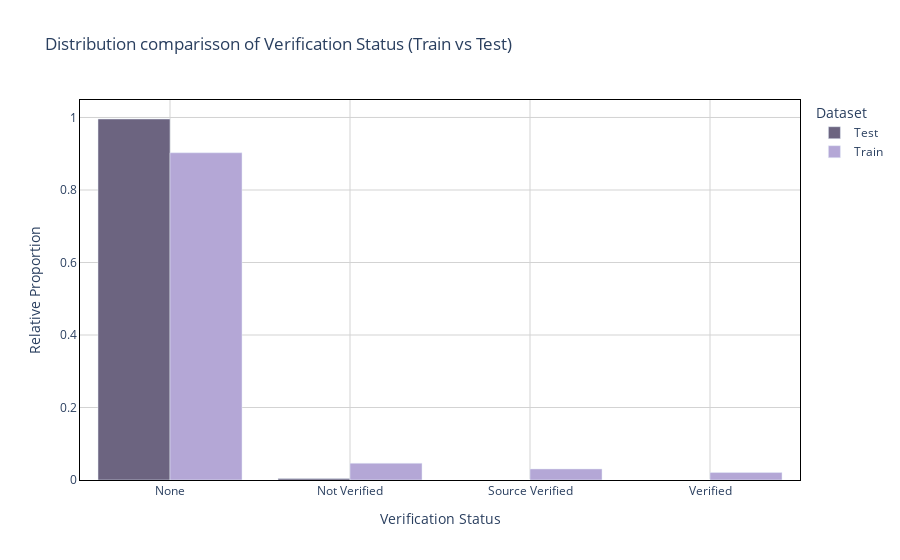

Notebook code cell kept with this figure:
### Code cell
fig = utils_plot.plot_comparative_distribution_plotly(
    df_train,
    df_test,
    column_name='verification_status_joint',
    plot_type='bar', 
    bins=30,        
    color_discrete_sequence=[  '#b4a7d6',  '#6c6480'],
    title_suffix=" - Verification Status (Train vs Test)"
)

if fig:
    
    fig.update_layout(
        xaxis_title="Verification Status", 
        yaxis_title="Relative Proportion",      
        legend_title="Dataset" ,     
        title= 'Distribution comparisson of Verification Status (Train vs Test)'
    )


    fig.show()

### Figure 1 — Plotly figure (JSON) as saved in the notebook; plotly's stock layout.template omitted (floating-point values rounded to 4 significant figures)
{"data": [{"alignmentgroup": "True", "hovertemplate": "Dataset=Test<br>verification_status_joint=%{x}<br>Proportion=%{y}<extra></extra>", "legendgroup": "Test", "marker": {"color": "#6c6480", "pattern": {"shape": ""}}, "name": "Test", "offsetgroup": "Test", "orientation": "v", "showlegend": true, "textposition": "auto", "type": "bar", "x": ["None", "Not Verified"], "xaxis": "x", "y": [0.9958, 0.004152], "yaxis": "y"}, {"alignmentgroup": "True", "hovertemplate": "Dataset=Train<br>verification_status_joint=%{x}<br>Proportion=%{y}<extra></extra>", "legendgroup": "Train", "marker": {"color": "#b4a7d6", "pattern": {"shape": ""}}, "name": "Train", "offsetgroup": "Train", "orientation": "v", "showlegend": true, "textposition": "auto", "type": "bar", "x": ["None", "Not Verified", "Source Verified", "Verified"], "xaxis": "x", "y": [0.9027, 0.04622, 0.03051, 0.02059], "yaxis": "y"}], "layout": {"barmode": "group", "legend": {"title": {"text": "Dataset"}, "tracegroupgap": 0}, "plot_bgcolor": "white", "title": {"text": "Distribution comparisson of Verification Status (Train vs Test)"}, "xaxis": {"anchor": "y", "domain": [0, 1], "gridcolor": "lightgrey", "linecolor": "black", "linewidth": 1, "mirror": true, "showline": true, "title": {"text": "Verification Status"}}, "yaxis": {"anchor": "x", "domain": [0, 1], "gridcolor": "lightgrey", "linecolor": "black", "linewidth": 1, "mirror": true, "showline": true, "title": {"text": "Relative Proportion"}}}}
